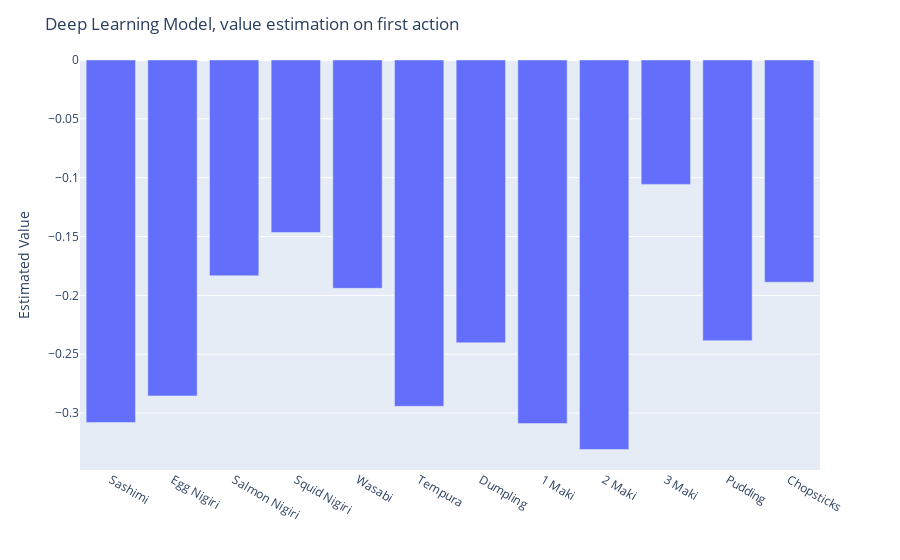

Here is the notebook cell this chart was saved with:
### Code cell
starting_input = [0] * len(CARD_ON_BOARD) + [1] * len(CARDS) + [0] * (3 * len(CARD_ON_BOARD))
output = p1.model(torch.FloatTensor(starting_input))
fig = px.bar(y=output.detach().numpy(), x=list(CARDS.values()))
fig.update_layout(
    title='Deep Learning Model, value estimation on first action',
    xaxis_title=' ',
    yaxis_title='Estimated Value',
)
fig.show()

### Figure 1 — Plotly figure (JSON) as saved in the notebook; plotly's stock layout.template omitted (floating-point values rounded to 4 significant figures)
{"data": [{"alignmentgroup": "True", "hovertemplate": "x=%{x}<br>y=%{y}<extra></extra>", "legendgroup": "", "marker": {"color": "#636efa", "pattern": {"shape": ""}}, "name": "", "offsetgroup": "", "orientation": "v", "showlegend": false, "textposition": "auto", "type": "bar", "x": ["Sashimi", "Egg Nigiri", "Salmon Nigiri", "Squid Nigiri", "Wasabi", "Tempura", "Dumpling", "1 Maki", "2 Maki", "3 Maki", "Pudding", "Chopsticks"], "xaxis": "x", "y": [-0.3081, -0.2854, -0.1833, -0.1466, -0.194, -0.2943, -0.2403, -0.3089, -0.331, -0.1057, -0.2385, -0.1888], "yaxis": "y"}], "layout": {"barmode": "relative", "legend": {"tracegroupgap": 0}, "margin": {"t": 60}, "title": {"text": "Deep Learning Model, value estimation on first action"}, "xaxis": {"anchor": "y", "domain": [0, 1], "title": {"text": " "}}, "yaxis": {"anchor": "x", "domain": [0, 1], "title": {"text": "Estimated Value"}}}}
